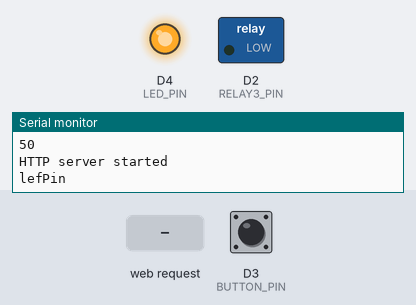
A sketch run on a simulated ESP8266 (NodeMCU). Shown: switched loads named in the sketch (green lamp = pin HIGH), output pins drawn as LEDs (lit = HIGH), the last lines printed to the serial monitor. Dashed ring = blinking. The test bench sets the inputs (shaded band); at power-on: D3 (BUTTON_PIN) LOW. WiFi joins after 1.5 s; servers stay silent unless stated.

Above: at 6.4 s.
6.5 s: HTTP request GET /sw received
At 6.66 s:
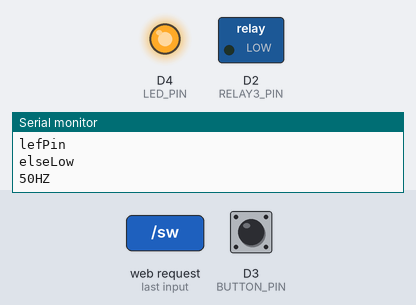
8.3 s: HTTP request GET /sw?sw=on received
At 11.0 s:
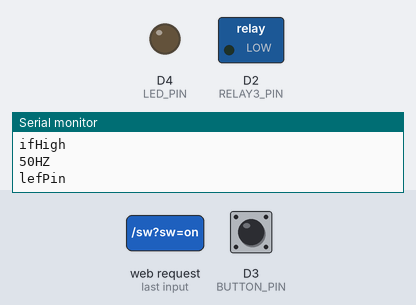
Timing chart, 0 to 15.8 s (numbered marks = the images above; inputs shaded):
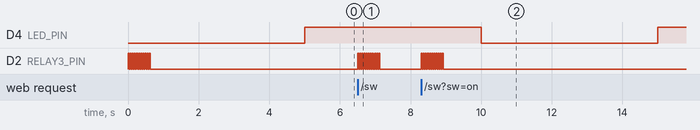

The sketch:

portalRelay.ino
```cpp
#include <ESP8266WiFi.h>
#include <WiFiClient.h>
#include <ESP8266WebServer.h>
#include <ESP8266mDNS.h>


//------------------------------------------
//SETUP LED
long time_led;
long time_nb_led;
long time_ip_led;
int count;
#define LED_DELAY 5000
#define LED_IP_DELAY 500
#define LED_NB_DELAY 100
#define LED_PIN 2


//------------------------------------------
//SETUP RELAY
#define RELAY3_PIN D2

//------------------------------------------
//SETUP BUTTON
#define BUTTON_PIN D3
#define BUTTON_DELAY 300


long t_button;

//------------------------------------------
//WIFI i server HTTP
ESP8266WebServer server(80);
#define WIFI_SSID ""
#define WIFI_PASSWORD ""
#define HOST_NAME "onoff"
// Set your Static IP address


bool button_last;
long t_now;


void setup() {
  //Setup pin mode
  pinMode(BUTTON_PIN, INPUT_PULLUP);
  pinMode(LED_PIN, OUTPUT); //Initialize onboard LED as output
  pinMode(RELAY3_PIN, OUTPUT);
  SW_all_off(); //Turn off all relays
  button_last = HIGH;

  //Setup UART
  Serial.begin(115200);
  Serial.println("");
  Serial.println("START");

  //Setup WIFI
  WiFi.begin(WIFI_SSID, WIFI_PASSWORD);
  WiFi.hostname( HOST_NAME );
  Serial.print("Connecting to WIFI");

  //Wait for WIFI connection
  while( WiFi.status() != WL_CONNECTED ) {
    delay(500);
    Serial.print(".");
  }
  Serial.println("");
  Serial.print("Connected to ");
  Serial.println( WIFI_SSID );
  Serial.print("IP address: ");
  Serial.println(WiFi.localIP());
  Serial.println(WiFi.localIP()[3]);


  //Setup HTTP server
  server.on("/", handleRoot);
  server.on("/sw", handleSW);
  server.onNotFound(handleNotFound);
  server.begin();
  Serial.println("HTTP server started");
  digitalWrite(RELAY3_PIN, LOW);
  digitalWrite(BUTTON_PIN, HIGH);

}

void loop() {

  t_now = millis();

  server.handleClient();

  //Blinking an LED
  if( t_now - time_led > LED_DELAY ){
    if( t_now - time_nb_led > LED_NB_DELAY ){
      if( count<2*9 ){
        time_nb_led = t_now;
        Serial.println("lefPin");
        digitalWrite(LED_PIN, !digitalRead(LED_PIN));
        count ++;
      }
    }
    time_led = t_now;
    count = 0;
  }


  //Check button
  bool b = digitalRead( BUTTON_PIN );
  //Serial.println("50HZ");
  if( b != button_last && t_now - t_button > BUTTON_DELAY ){
    if( b==HIGH && button_last==LOW ){
      Serial.println("BUTTON");
    }

    t_button = t_now;
    button_last = b;
  }
}


void SW_all_off(){

Serial.println("50HZ");
  //50 Hz PWM
    for (int i = 0; i <= 10; i++) {
  digitalWrite(RELAY3_PIN, HIGH);
  delay(30);
  digitalWrite(RELAY3_PIN, LOW);
  delay(30);
  }
}


void handleRoot(){
  // Read battery voltage
  int adcValue = analogRead(A0); // Read the ADC value (0-1023)
  float voltage = adcValue* 2 /333 ; // Calculate the battery voltage

  String html = "<!DOCTYPE html>\r\n";
  html += "<html>\r\n";
  html += "<head>\r\n";
  html += "<meta charset='UTF-8'>\r\n";
  html += "<title>ESP8266</title>\r\n";
  html += "<body>\r\n";

  html += "ESP8266 - ";
  html += HOST_NAME;
  html += "\r\n";
  // Add battery voltage to the HTML
  html += "<p>Battery Voltage: ";
  html += String(voltage);
  html += " V</p>\r\n";
  if( !digitalRead(RELAY3_PIN) ){
    html += "<a href='sw?sw=off' style='display: inline-block; width: 100px; background-color: red; text-align: center;'>OFF</a>\r\n";
  }else{
    html += "<a href='sw?sw=on' style='display: inline-block; width: 100px; background-color: green; text-align: center;'>ON</a>\r\n";
  }

  //html += "<br>\r\n";
  //html += "<a href='sw?sw=on'>LED On</a>\r\n";
  //html += "<a href='sw?sw=off'>LED Off</a>\r\n";

  html += "</body>\r\n";
  html += "</html>\r\n";


  server.send(200, "text/html", html);
}

void handleSW(){

  if (server.arg("sw")== "on"){
Serial.println("ifHigh");
pinMode(BUTTON_PIN, LOW);
SW_all_off();


  }else{
Serial.println("elseLow");
SW_all_off();
digitalWrite(RELAY3_PIN, LOW);
delay(30);
  }

  String ip = WiFi.localIP().toString();
  server.sendHeader("Location", String("http://") + ip, true);
  server.send ( 302, "text/plain", "");
  server.client().stop();
}

void handleNotFound(){
  String message = "File Not Found\n\n";
  message += "URI: ";
  message += server.uri();
  message += "\nMethod: ";
  message += (server.method() == HTTP_GET) ? "GET" : "POST";
  message += "\nArguments: ";
  message += server.args();
  message += "\n";
  for (uint8_t i=0; i<server.args(); i++){
    message += " " + server.argName(i) + ": " + server.arg(i) + "\n";
  }
  server.send(404, "text/plain", message);
}
```

Measured:
- after the input at 6.5 s, D2 (RELAY3_PIN): alternates HIGH for 0.03 s and LOW for 0.03 s, 22 changes in all, then stays LOW, starting at once
- after the input at 8.3 s, D2 (RELAY3_PIN): alternates HIGH for 0.03 s and LOW for 0.03 s, 22 changes in all, then stays LOW, starting at once
